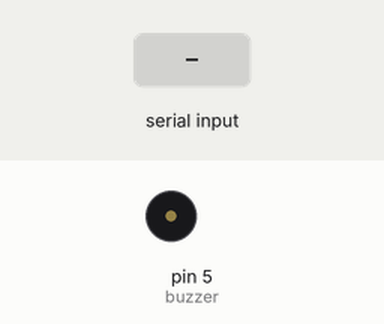
This sketch was run on a simulated Arduino Uno, built with avr-gcc and run on an emulated ATmega328P. Parts: buzzer (waves = sounding). Inputs (shaded band) come from the test bench.

Above: at 1.2 s.
1.3 s: byte 30 received over Serial
At 2.3 s:
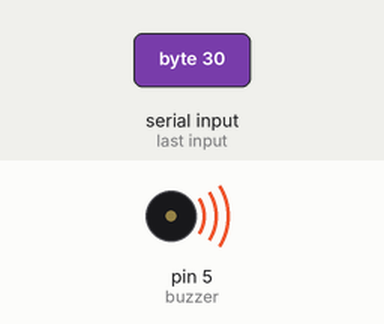
Timing chart, 0 to 4.3 s (numbered marks = the images above; inputs shaded):
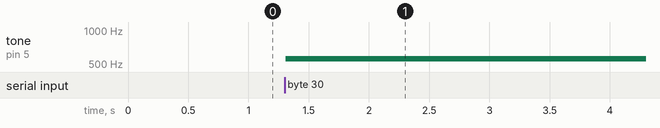

The sketch:

PianoArduino.ino
```cpp
//piano sketch
const int buzzer = 5;
int val = 0;
int C1 = 523;
int CS = 554;
int D = 587;
int DS = 622;
int E = 659;
int F = 698;
int FS = 740;
int G = 784;
int GS = 831;
int A = 880;
int AS = 932;
int B = 988;
int C2 = 1047;
int CS2 = 1109;

void setup()
{
  // put your setup code here, to run once:
  pinMode(buzzer, OUTPUT);
  Serial.begin(9600);
}

void loop()
{
  // put your main code here, to run repeatedly:
  if(Serial.available())
  {
      val = Serial.read();
      delay(10);
  }
  if(val > 0 && val < 18 )
  {
    tone(buzzer, C1);
    delay(100);
  }
  else if(val > 18 && val < 36)
  {
    tone(buzzer, CS);
    delay(100);
  }
  else if(val > 36 && val < 54)
  {
    tone(buzzer, D);
    delay(100);
  }
  else if(val > 54 && val < 72)
  {
    tone(buzzer, DS);
    delay(100);
  }
  else if(val > 72 && val < 90)
  {
    tone(buzzer, E);
    delay(100);
  }
  else if(val > 90 && val < 108)
  {
    tone(buzzer, F);
    delay(100);
  }
  else if(val > 108 && val < 126)
  {
    tone(buzzer, FS);
    delay(100);
  }
  else if(val > 126 && val < 144)
  {
    tone(buzzer, G);
    delay(100);
  }
  else if(val > 144 && val < 162)
  {
    tone(buzzer, GS);
    delay(100);
  }
  else if(val > 162 && val < 180)
  {
    tone(buzzer, A);
    delay(100);
  }
  else if(val > 180 && val < 198)
  {
    tone(buzzer, AS);
    delay(100);
  }
  else if(val > 198 && val < 216)
  {
    tone(buzzer, B);
    delay(100);
  }
  else if(val > 216 && val < 234)
  {
    tone(buzzer, C2);
    delay(100);
  }
  else if(val > 234 && val < 252)
  {
    tone(buzzer, CS2);
    delay(100);
  }
}
```

Measured:
- after the input at 1.3 s, tone on pin 5 (buzzer): silent → 554 Hz at once
